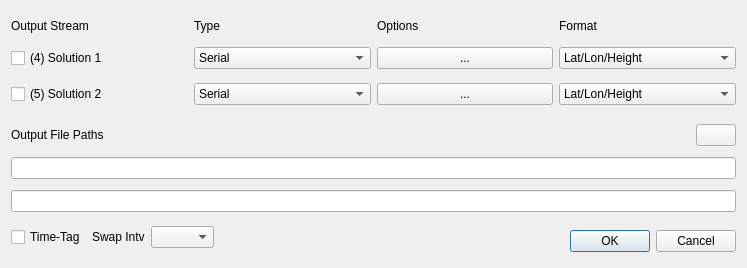
<?xml version="1.0" encoding="UTF-8"?>
<ui version="4.0">
 <class>OutputStrDialog</class>
 <widget class="QWidget" name="OutputStrDialog">
  <property name="geometry">
   <rect>
    <x>0</x>
    <y>0</y>
    <width>747</width>
    <height>268</height>
   </rect>
  </property>
  <property name="windowTitle">
   <string>Output Streams</string>
  </property>
  <property name="toolTip">
   <string/>
  </property>
  <layout class="QGridLayout" name="gridLayout">
   <item row="2" column="0">
    <widget class="QWidget" name="panelTimeTag" native="true">
     <layout class="QHBoxLayout" name="horizontalLayout">
      <property name="leftMargin">
       <number>0</number>
      </property>
      <property name="topMargin">
       <number>0</number>
      </property>
      <property name="rightMargin">
       <number>0</number>
      </property>
      <item>
       <widget class="QCheckBox" name="cBTimeTag">
        <property name="toolTip">
         <string>Generate time-tags</string>
        </property>
        <property name="text">
         <string>Time-Tag</string>
        </property>
       </widget>
      </item>
      <item>
       <widget class="QLabel" name="lblSwapInterval">
        <property name="toolTip">
         <string/>
        </property>
        <property name="text">
         <string>Swap Intv</string>
        </property>
        <property name="buddy">
         <cstring>cBSwapInterval</cstring>
        </property>
       </widget>
      </item>
      <item>
       <widget class="QComboBox" name="cBSwapInterval">
        <property name="toolTip">
         <string>Select swap interval for output data. Use specific keys (see &quot;?&quot; button) in the file path to generate unique filenames.</string>
        </property>
        <property name="sizeAdjustPolicy">
         <enum>QComboBox::SizeAdjustPolicy::AdjustToContents</enum>
        </property>
        <item>
         <property name="text">
          <string/>
         </property>
        </item>
        <item>
         <property name="text">
          <string>0.25 h</string>
         </property>
        </item>
        <item>
         <property name="text">
          <string>0.5 h</string>
         </property>
        </item>
        <item>
         <property name="text">
          <string>1 h</string>
         </property>
        </item>
        <item>
         <property name="text">
          <string>3 h</string>
         </property>
        </item>
        <item>
         <property name="text">
          <string>6 h</string>
         </property>
        </item>
        <item>
         <property name="text">
          <string>12 h</string>
         </property>
        </item>
        <item>
         <property name="text">
          <string>24 h</string>
         </property>
        </item>
       </widget>
      </item>
     </layout>
    </widget>
   </item>
   <item row="2" column="1">
    <widget class="QDialogButtonBox" name="buttonBox">
     <property name="standardButtons">
      <set>QDialogButtonBox::StandardButton::Cancel|QDialogButtonBox::StandardButton::Ok</set>
     </property>
    </widget>
   </item>
   <item row="1" column="0" colspan="2">
    <widget class="QWidget" name="panelPaths" native="true">
     <layout class="QGridLayout" name="gridLayout_3">
      <property name="leftMargin">
       <number>0</number>
      </property>
      <property name="topMargin">
       <number>0</number>
      </property>
      <property name="rightMargin">
       <number>0</number>
      </property>
      <property name="bottomMargin">
       <number>0</number>
      </property>
      <item row="0" column="0">
       <widget class="QLabel" name="lblF1">
        <property name="text">
         <string>Output File Paths</string>
        </property>
        <property name="buddy">
         <cstring>lEFilePath1</cstring>
        </property>
       </widget>
      </item>
      <item row="0" column="1">
       <widget class="QPushButton" name="btnKey">
        <property name="sizePolicy">
         <sizepolicy hsizetype="Fixed" vsizetype="Fixed">
          <horstretch>0</horstretch>
          <verstretch>0</verstretch>
         </sizepolicy>
        </property>
        <property name="icon">
         <iconset resource="../icon/resources.qrc">
          <normaloff>:/buttons/key</normaloff>:/buttons/key</iconset>
        </property>
       </widget>
      </item>
      <item row="1" column="0" colspan="2">
       <widget class="QLineEdit" name="lEFilePath1">
        <property name="toolTip">
         <string>Specify file name for first solution data stream</string>
        </property>
       </widget>
      </item>
      <item row="2" column="0" colspan="2">
       <widget class="QLineEdit" name="lEFilePath2">
        <property name="toolTip">
         <string>Specify file name for second solution data stream</string>
        </property>
       </widget>
      </item>
     </layout>
    </widget>
   </item>
   <item row="0" column="0" colspan="2">
    <widget class="QWidget" name="panelStreams" native="true">
     <layout class="QGridLayout" name="gridLayout_2">
      <property name="leftMargin">
       <number>0</number>
      </property>
      <property name="topMargin">
       <number>0</number>
      </property>
      <property name="rightMargin">
       <number>0</number>
      </property>
      <property name="bottomMargin">
       <number>0</number>
      </property>
      <item row="1" column="0">
       <widget class="QCheckBox" name="cBStream1C">
        <property name="toolTip">
         <string>Enable first output stream for solution data</string>
        </property>
        <property name="text">
         <string>(4) Solution 1</string>
        </property>
       </widget>
      </item>
      <item row="2" column="2">
       <widget class="QPushButton" name="btnStream2">
        <property name="toolTip">
         <string>Select options for the second solution data stream</string>
        </property>
        <property name="text">
         <string>...</string>
        </property>
       </widget>
      </item>
      <item row="2" column="1">
       <widget class="QComboBox" name="cBStream2">
        <property name="toolTip">
         <string>Select stream type for second solution output stream</string>
        </property>
        <item>
         <property name="text">
          <string>Serial</string>
         </property>
        </item>
        <item>
         <property name="text">
          <string>TCP Client</string>
         </property>
        </item>
        <item>
         <property name="text">
          <string>TCP Server</string>
         </property>
        </item>
        <item>
         <property name="text">
          <string>NTRIP Server</string>
         </property>
        </item>
        <item>
         <property name="text">
          <string>NTRIP Caster</string>
         </property>
        </item>
        <item>
         <property name="text">
          <string>File</string>
         </property>
        </item>
       </widget>
      </item>
      <item row="0" column="1">
       <widget class="QLabel" name="Label5">
        <property name="text">
         <string>Type</string>
        </property>
       </widget>
      </item>
      <item row="0" column="0">
       <widget class="QLabel" name="Label10">
        <property name="sizePolicy">
         <sizepolicy hsizetype="Preferred" vsizetype="Fixed">
          <horstretch>0</horstretch>
          <verstretch>0</verstretch>
         </sizepolicy>
        </property>
        <property name="text">
         <string>Output Stream</string>
        </property>
       </widget>
      </item>
      <item row="1" column="1">
       <widget class="QComboBox" name="cBStream1">
        <property name="toolTip">
         <string>Select stream type for first solution output stream</string>
        </property>
        <item>
         <property name="text">
          <string>Serial</string>
         </property>
        </item>
        <item>
         <property name="text">
          <string>TCP Client</string>
         </property>
        </item>
        <item>
         <property name="text">
          <string>TCP Server</string>
         </property>
        </item>
        <item>
         <property name="text">
          <string>NTRIP Server</string>
         </property>
        </item>
        <item>
         <property name="text">
          <string>NTRIP Caster</string>
         </property>
        </item>
        <item>
         <property name="text">
          <string>File</string>
         </property>
        </item>
       </widget>
      </item>
      <item row="2" column="0">
       <widget class="QCheckBox" name="cBStream2C">
        <property name="toolTip">
         <string>Enable second output stream for solution data</string>
        </property>
        <property name="text">
         <string>(5) Solution 2</string>
        </property>
       </widget>
      </item>
      <item row="0" column="2">
       <widget class="QLabel" name="Label6">
        <property name="text">
         <string>Options</string>
        </property>
       </widget>
      </item>
      <item row="1" column="2">
       <widget class="QPushButton" name="btnStream1">
        <property name="toolTip">
         <string>Select options for the first solution data stream</string>
        </property>
        <property name="text">
         <string>...</string>
        </property>
       </widget>
      </item>
      <item row="0" column="3">
       <widget class="QLabel" name="Label7">
        <property name="text">
         <string>Format</string>
        </property>
       </widget>
      </item>
      <item row="1" column="3">
       <widget class="QComboBox" name="cBFormat1">
        <property name="toolTip">
         <string>Select time and position format for data stream</string>
        </property>
        <item>
         <property name="text">
          <string>Lat/Lon/Height</string>
         </property>
        </item>
        <item>
         <property name="text">
          <string>X/Y/Z-ECEF</string>
         </property>
        </item>
        <item>
         <property name="text">
          <string>E/N/U-Baseline</string>
         </property>
        </item>
        <item>
         <property name="text">
          <string>NMEA0183</string>
         </property>
        </item>
        <item>
         <property name="text">
          <string>Solution Status</string>
         </property>
        </item>
       </widget>
      </item>
      <item row="2" column="3">
       <widget class="QComboBox" name="cBFormat2">
        <property name="toolTip">
         <string>Select time and position format for data stream</string>
        </property>
        <item>
         <property name="text">
          <string>Lat/Lon/Height</string>
         </property>
        </item>
        <item>
         <property name="text">
          <string>X/Y/Z-ECEF</string>
         </property>
        </item>
        <item>
         <property name="text">
          <string>E/N/U-Baseline</string>
         </property>
        </item>
        <item>
         <property name="text">
          <string>NMEA0183</string>
         </property>
        </item>
        <item>
         <property name="text">
          <string>Solution Status</string>
         </property>
        </item>
       </widget>
      </item>
     </layout>
    </widget>
   </item>
  </layout>
 </widget>
 <tabstops>
  <tabstop>cBStream1C</tabstop>
  <tabstop>cBStream1</tabstop>
  <tabstop>btnStream1</tabstop>
  <tabstop>cBFormat1</tabstop>
  <tabstop>cBStream2C</tabstop>
  <tabstop>cBStream2</tabstop>
  <tabstop>btnStream2</tabstop>
  <tabstop>cBFormat2</tabstop>
  <tabstop>btnKey</tabstop>
  <tabstop>lEFilePath1</tabstop>
  <tabstop>lEFilePath2</tabstop>
  <tabstop>cBTimeTag</tabstop>
  <tabstop>cBSwapInterval</tabstop>
 </tabstops>
 <resources>
  <include location="../icon/resources.qrc"/>
 </resources>
 <connections/>
</ui>
